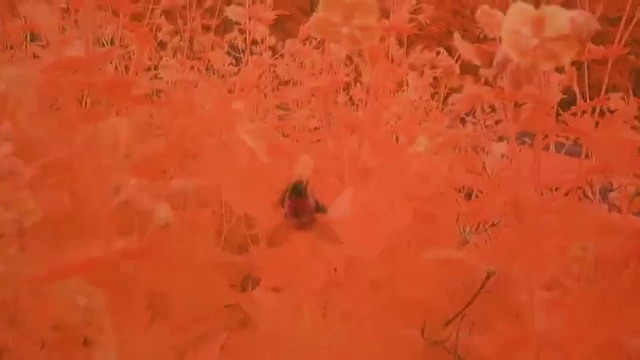
#> input picture outFolder/videoframe0363.png, 640 x 360 px; its folder holds only this picture in this run
$ python convertMovie.py   (Python 2 division)
#> lines starting #> are read from the running program, lines starting #| are printed output that depends on the picture

#This program is free software: you can redistribute it and/or modify
#it under the terms of the GNU General Public License as published by
#the Free Software Foundation, either version 3 of the License, or
#(at your option) any later version.

#This program is distributed in the hope that it will be useful,
#but WITHOUT ANY WARRANTY; without even the implied warranty of
#MERCHANTABILITY or FITNESS FOR A PARTICULAR PURPOSE.  See the
#GNU General Public License for more details.

#You should have received a copy of the GNU General Public License
#along with this program.  If not, see <http://www.gnu.org/licenses/>.


# ffmpeg -i inputfile.avi -r 1 -f image2 image-%3d.jpeg
# ffmpeg -qscale 5 -r 20 -b 9600 -i img%04d.png movie.mp4

import os

import matplotlib
matplotlib.use('Agg')
from matplotlib import pyplot
import matplotlib.image as mpimg
import matplotlib.pyplot as plt
import numpy as numpy

from PIL import Image

def nir(imageInPath,imageOutPath):
	img=Image.open(imageInPath)
	imgN, imgG, imgB = img.split() #get channels
	arrR = numpy.asarray(imgN).astype('float64')
	#red=img[:,:,0]
	#arrR=numpy.asarray(red).astype('float64')

	arr_nir=arrR

	fig=plt.figure()
	fig.set_frameon(False)
	ax=fig.add_subplot(111)
	ax.set_axis_off()
	ax.patch.set_alpha(0.0)

	nir_plot = ax.imshow(arr_nir, cmap=plt.cm.gist_gray, interpolation="nearest")

	#fig.colorbar(nir_plot)
	fig.savefig(imageOutPath)

def ndvi(imageInPath,imageOutPath):
#> called with imageInPath = './outFolder/videoframe0363.png', imageOutPath = './NDVIFolder/ndvi_videoframe0363.png'
	img=Image.open(imageInPath)
#> img is the input picture: PIL image 640x360 RGB; mean R, G, B 202.6, 78.8, 38.6

	imgN, imgG, imgB = img.split() #get channels
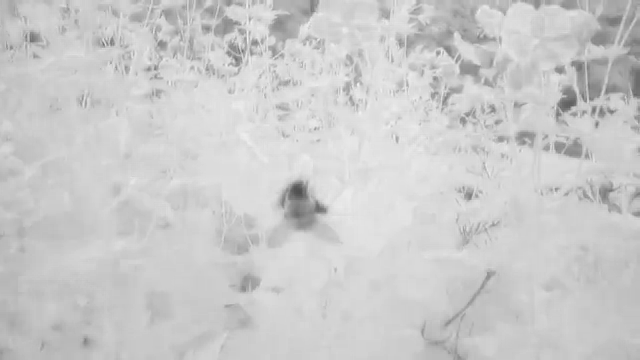
#> imgN: PIL image 640x360 L; min 79, max 242, mean 202.6
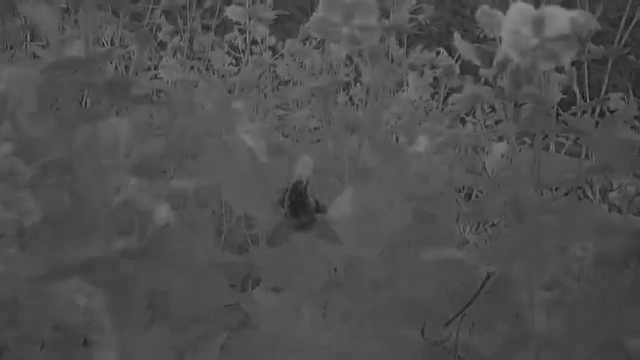
#> imgG: PIL image 640x360 L; min 16, max 142, mean 78.8
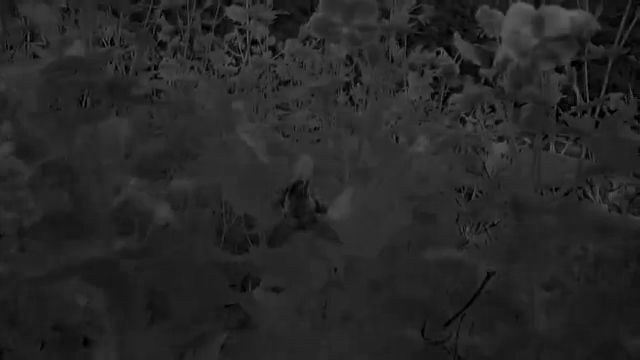
#> imgB: PIL image 640x360 L; min 0, max 97, mean 38.6
	arrR = numpy.asarray(imgN).astype('float64')
	arrB = numpy.asarray(imgB).astype('float64')
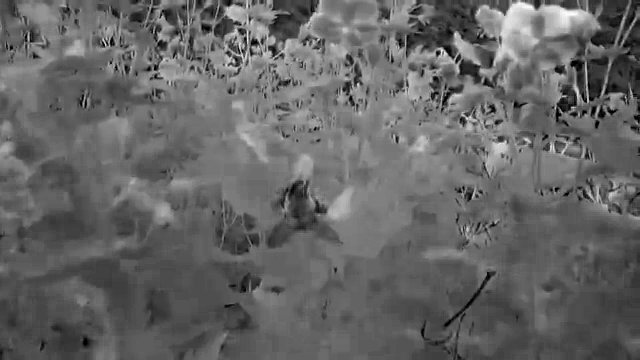
#> arrB: shape (360, 640) float64; min 0, max 97, mean 38.6; drawn with min black and max white
	"""img = mpimg.imread(imageInPath)
	red=img[:,:,0]
	green=img[:,:,1]
	blue=img[:,:,2]

	arrR=np.asarray(red).astype('float64')
	arrG=np.asarray(green).astype('float64')
	arrB=np.asarray(blue).astype('float64')
	"""
	num=arrR - arrB
	num=(arrR - arrB)
	denom=(arrR + arrB)
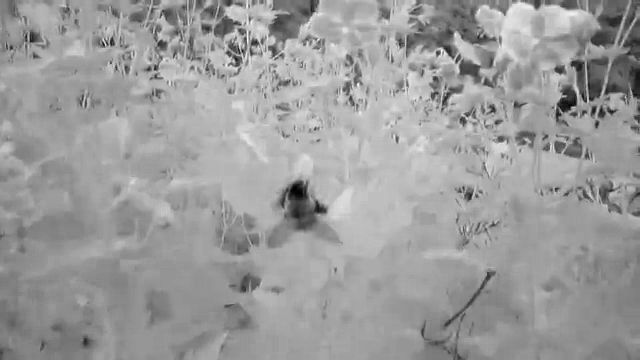
#> denom: shape (360, 640) float64; min 94, max 334, mean 241.2; drawn with min black and max white
	arr_ndvi=num/denom
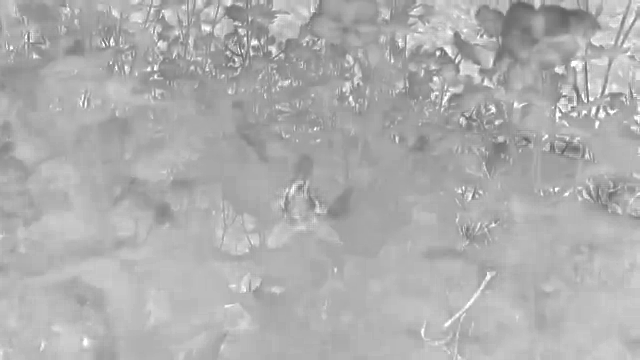
#> arr_ndvi: shape (360, 640) float64; min 0.381, max 1, mean 0.686

	fig=plt.figure()
	fig.set_frameon(False)
	ax=fig.add_subplot(111)
	ax.set_axis_off()
	ax.patch.set_alpha(0.0)

	#custom_cmap=make_cmap_gaussianHSV(bandwidth=0.01,num_segs=1024)
	ndvi_plot = ax.imshow(arr_ndvi, cmap=plt.cm.spectral, interpolation="nearest")
	#ndvi_plot = ax.imshow(arr_ndvi, cmap=custom_cmap, interpolation="nearest")

	fig.colorbar(ndvi_plot)
	fig.savefig(imageOutPath)
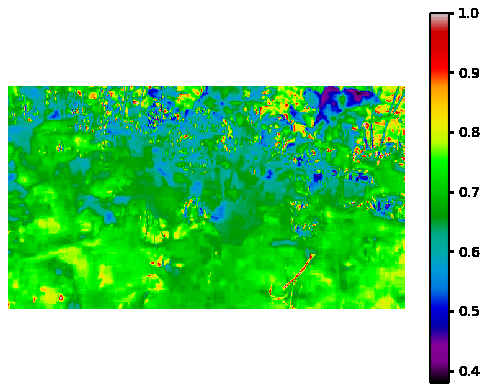
#> figure drawn by matplotlib, 2 panels


outdir='./NDVIFolder'

import glob
files= sorted(glob.glob('./outFolder/*.png'))
for f in files:
	inFilePath=f
	inFileName= os.path.basename(f)
	outFileName='ndvi_'+inFileName
	outFilePath= os.path.join(outdir,outFileName)
	ndvi(inFilePath,outFilePath)
	print outFilePath

$ run again, on outFolder/videoframe200.png
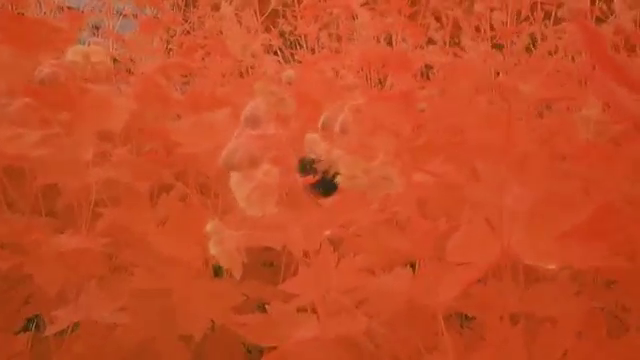
#> input picture outFolder/videoframe200.png, 640 x 360 px
#> in ndvi, img is the input picture: PIL image 640x360 RGB; mean R, G, B 198.3, 76.4, 36.2
#> in ndvi, `arr_ndvi=num/denom`:
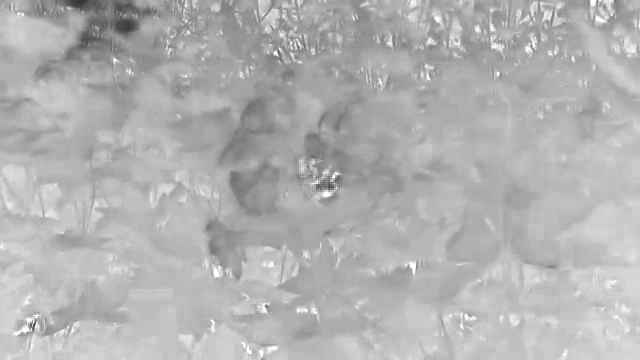
#> arr_ndvi: shape (360, 640) float64; min 0.206, max 1, mean 0.699
#> in ndvi, `fig.savefig(imageOutPath)`:
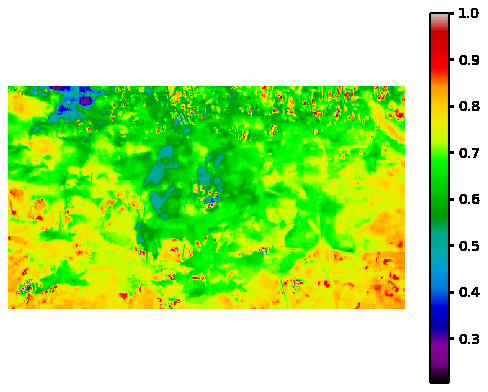
#> figure drawn by matplotlib, 2 panels
